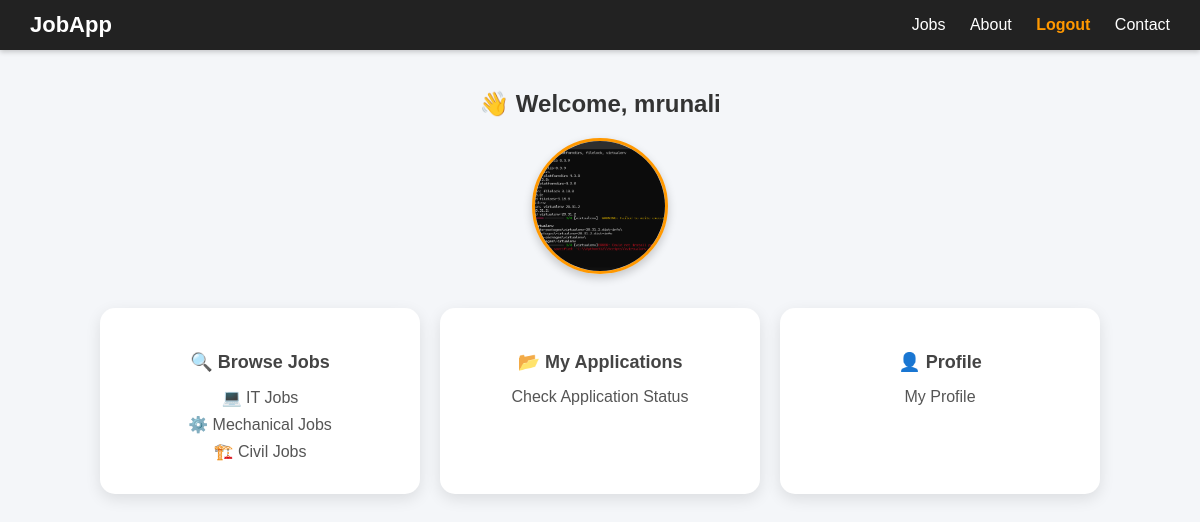
/dashboard/ (signed in), run on the app's committed database.
### jobapp/models.py (models this page shows, shortened)
class CustomUser(AbstractUser):
    ROLE_CHOICES = [
        ('recruiter', 'Recruiter'),
        ('user', 'User'),
    ]
    email=models.EmailField("Email",unique=True)
    role = models.CharField(max_length=10, choices=ROLE_CHOICES, default='user')

### userapp/models.py (models this page shows, shortened)
class UserLogin(models.Model):
    user = models.OneToOneField(settings.AUTH_USER_MODEL, on_delete=models.CASCADE)
    gender = models.CharField(max_length=10, choices=[("Male","Male"),("Female","Female"),("Other","Other")])
    phone = models.CharField(max_length=15, blank=True)
    address = models.TextField(blank=True)
    resume = models.FileField(upload_to="resumes/", blank=True, null=True)
    image = models.ImageField(upload_to="profile_images/", blank=True, null=True)

### userapp/views.py (the view)
# urls.py: path("dashboard/",user_dashbaord ,name='user_dashbaord'),
@login_required
def user_dashbaord(request):
    profile, created = UserLogin.objects.get_or_create(user=request.user)
    return render(request, "userapp/dashbaord.html", {"profile": profile})

### userapp/templates/userapp/dashbaord.html (shortened to what this page needs)
<!DOCTYPE html>
<html lang="en">
<head>
</head>
<body>
  <div class="navbar">
    <a href="{% url 'home' %}" class="logo">JobApp</a>
    <div class="nav-links">
      <a href="#">Jobs</a>
      <a href="{% url 'about' %}">About</a>
      <a href="{% url 'logout' %}" style="color:#ff9800; font-weight:bold;">Logout</a>
      <a href="{% url 'contact' %}">Contact</a>
    </div>
  </div>
  <div class="container">
    <div class="welcome">👋 Welcome, {{ request.user.username }}</div>
    <div class="profile-pic">
      {% if profile.image %}
        <img src="{{ profile.image.url }}" alt="Profile Picture">
      {% else %}
        <img src="/static/images/default-avatar.png" alt="Default Avatar">
      {% endif %}
    </div>
    <div class="dashboard">
      <div class="card">
        <h3>🔍 Browse Jobs</h3>
        <a href="{% url 'user-it-jobs' %}">💻 IT Jobs</a>
        <a href="{% url 'user-mech-jobs' %}">⚙️ Mechanical Jobs</a>
        <a href="{% url 'user-civil-jobs' %}">🏗️ Civil Jobs</a>
      </div>
      <div class="card">
        <h3>📂 My Applications</h3>
        <a href="{% url 'my_applications' %}">Check Application Status</a>
      </div>
      <div class="card">
        <h3>👤 Profile</h3>
        <a href="{% url 'profile_view' %}">My Profile</a>
      </div>
    </div>
  </div>
</body>
</html>

### userapp/templates/userapp/dashbaord.html (style rules this page uses)
body { margin: 0; font-family: 'Poppins', sans-serif; background: #f4f6f9; color: #333; }
.navbar { background: #222; color: white; display: flex; justify-content: space-between; align-items: center; padding: 12px 30px; box-shadow: 0px 2px 5px rgba(0,0,0,0.2); }
.navbar .logo { font-size: 22px; font-weight: bold; text-decoration: none; color: #fff; }
.navbar .nav-links a { color: white; text-decoration: none; margin-left: 20px; font-size: 16px; transition: 0.3s; }
.container { max-width: 1000px; margin: 40px auto; text-align: center; }
.welcome { font-size: 24px; font-weight: bold; margin-bottom: 20px; }
.profile-pic img { width: 130px; height: 130px; border-radius: 50%; object-fit: cover; border: 3px solid #ff9800; box-shadow: 0 4px 10px rgba(0,0,0,0.2); }
.dashboard { margin-top: 30px; display: grid; grid-template-columns: repeat(auto-fit, minmax(220px, 1fr)); gap: 20px; }
.card { background: white; padding: 25px; border-radius: 15px; box-shadow: 0 5px 15px rgba(0,0,0,0.1); transition: 0.3s; }
.card h3 { margin-bottom: 15px; font-size: 18px; color: #444; }
.card a { display: block; text-decoration: none; color: #555; margin: 8px 0; font-size: 16px; transition: 0.2s; }

### data on the page
CustomUser: user.username "mrunali"
UserLogin: image (picture)
